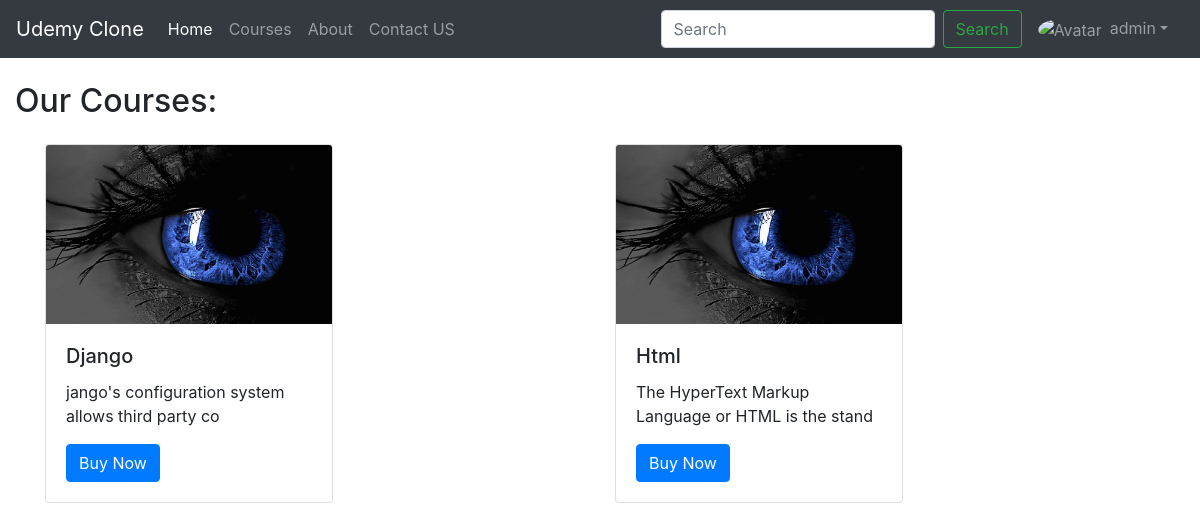
Page /course/ (signed in) on the committed database.
### course/models.py (models this page shows, shortened)
class Course(models.Model):
    sno = models.AutoField(primary_key=True)
    title = models.CharField(max_length=50, default="")
    price = models.FloatField( )
    desc = models.CharField(max_length=50, default="")
    author= models.CharField(max_length=50, default="")
    content = models.TextField(default="")
    image = models.ImageField()

### course/views.py (the view)
# urls.py: path('course/', views.course, name='course'),
def course(request):
    courses = Course.objects.all()
    context = {'courses':courses}
    return render(request, 'course/course.html',context)

### templates/course/course.html (shortened to what this page needs)
{% extends 'base.html' %}
{% block body %}
<div class="container-fluid">
   <h2 class="my-4">Our Courses:
   </h2>
        <div class="container">
        <div class="row">
            {% for course in courses  %}
            <div class="col my-3">
                <div class="card" style="width: 18rem; margin-top: -16px; position: relative;">
                    <img src="{{ course.image.url }}" class="card-img-top" alt="...">
                    <div class="card-body">
                      <h5 class="card-title">{{course.title}}</h5>
                      <p class="card-text">{{course.desc}}</p>
                      <a href="course/coursehome{{course.sno}}" class="btn btn-primary">Buy Now</a>
                    </div>
                  </div>
            </div>
            {% endfor %}
        </div>
        </div>
</div>
{% endblock body %}

### rows in the picture
Course: image (picture), title "Django", desc "jango's configuration system allows third party co"
Course: image (picture), title "Html", desc "The HyperText Markup Language or HTML is the stand"

### other values in the picture
{{ request.session.user }} "admin"
